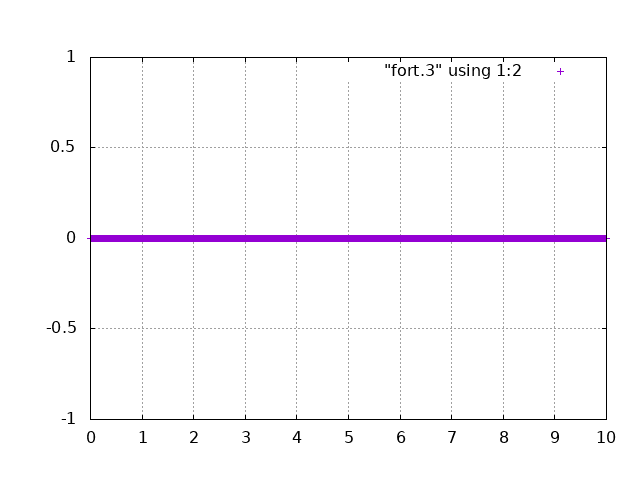

Here is the gnuplot script that generated this plot:
# plot.plt
set term png
set autoscale
set output "plot3.png"
set title " "
set grid
set xlabel " "
set ylabel " "
plot "fort.3" using 1:2